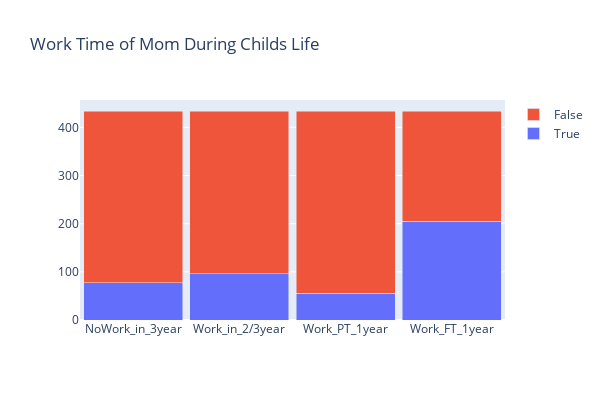

This figure's notebook cell:
### Markdown cell above
####According to the count plot, there are 341 mom completed high school and only 93 of them did not complete.

### Code cell
#Plot interactive graph for mom's work time
import plotly.graph_objects as go
L= len(data_regress)
fig1 = go.Figure(data=[go.Bar(x=['NoWork_in_3year',  'Work_in_2/3year', 'Work_PT_1year','Work_FT_1year'], 
                              y =[data_regress['NoWork_in_3year'].sum(),
                                  data_regress['Work_in_2/3year'].sum(),
                                  data_regress['Work_PT_1year'].sum(),
                                  data_regress['Work_FT_1year'].sum()], 
                                  name='True'),
                       go.Bar(x=['NoWork_in_3year',  'Work_in_2/3year', 'Work_PT_1year','Work_FT_1year'], 
                              y =[L-data_regress['NoWork_in_3year'].sum(),
                                  L-data_regress['Work_in_2/3year'].sum(), 
                                  L-data_regress['Work_PT_1year'].sum(), 
                                  L-data_regress['Work_FT_1year'].sum()], 
                                  name='False')])
fig1.update_layout(title_text = 'Work Time of Mom During Childs Life',barmode='stack', bargap=0.07, width=600, height=400)

### Figure 1 — Plotly figure (JSON) as saved in the notebook; plotly's stock layout.template omitted (floating-point values rounded to 4 significant figures)
{"data": [{"name": "True", "type": "bar", "x": ["NoWork_in_3year", "Work_in_2/3year", "Work_PT_1year", "Work_FT_1year"], "y": [77, 96, 56, 205]}, {"name": "False", "type": "bar", "x": ["NoWork_in_3year", "Work_in_2/3year", "Work_PT_1year", "Work_FT_1year"], "y": [357, 338, 378, 229]}], "layout": {"bargap": 0.07, "barmode": "stack", "height": 400, "title": {"text": "Work Time of Mom During Childs Life"}, "width": 600}}
